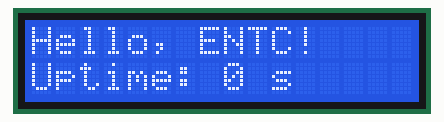
This sketch was run on a simulated Arduino Uno, built with avr-gcc and run on an emulated ATmega328P. Parts: 16×2 character LCD.

Above: at 0.1 s.
At 4.1 s:
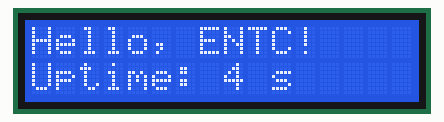
At 9.2 s:
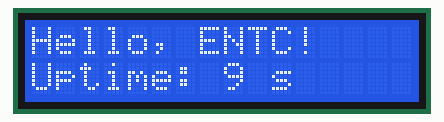
At 19.1 s:
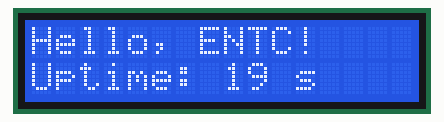
At 28.2 s:
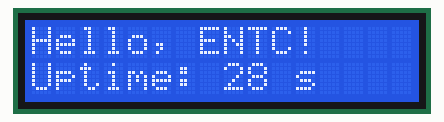
At 38.1 s:
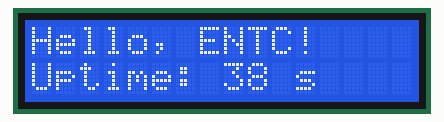

Measured:
- what the display in image 1 shows lasts 1.0 s, from 4.1 s to 5.1 s

The sketch:

lcd_hello.ino
```cpp
// LCD: LiquidCrystal on RS=12, E=11, D4=5, D5=4, D6=3, D7=2 shows a message and seconds since reset.
#include <LiquidCrystal.h>
LiquidCrystal lcd(12, 11, 5, 4, 3, 2);

void setup() {
  lcd.begin(16, 2);
  lcd.print("Hello, ENTC!");
}

void loop() {
  lcd.setCursor(0, 1);
  lcd.print("Uptime: ");
  lcd.print(millis() / 1000);
  lcd.print(" s");
  delay(200);
}
```
